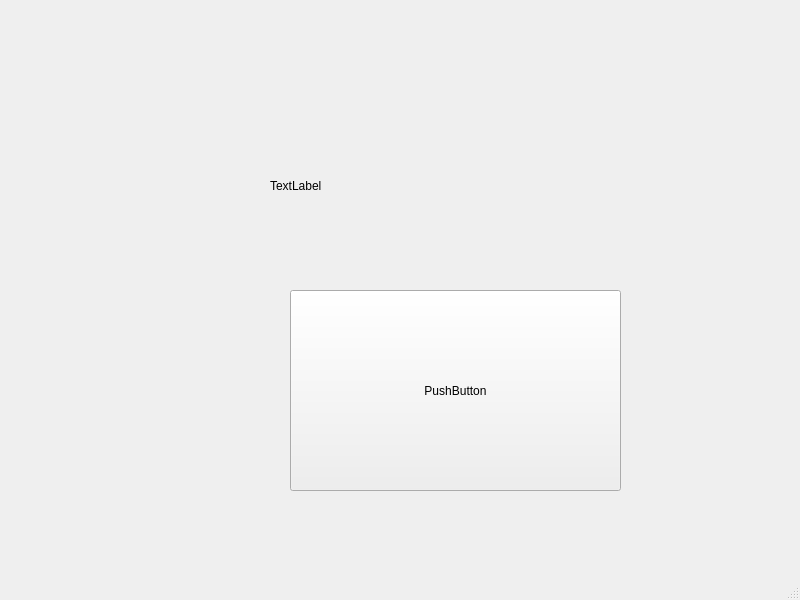
<?xml version="1.0" encoding="UTF-8"?>
<ui version="4.0">
 <class>MainWindow</class>
 <widget class="QMainWindow" name="MainWindow">
  <property name="geometry">
   <rect>
    <x>0</x>
    <y>0</y>
    <width>800</width>
    <height>600</height>
   </rect>
  </property>
  <property name="windowTitle">
   <string>MainWindow</string>
  </property>
  <widget class="QWidget" name="centralwidget">
   <widget class="QLabel" name="label">
    <property name="geometry">
     <rect>
      <x>270</x>
      <y>120</y>
      <width>201</width>
      <height>131</height>
     </rect>
    </property>
    <property name="text">
     <string>TextLabel</string>
    </property>
   </widget>
   <widget class="QPushButton" name="pushButton">
    <property name="geometry">
     <rect>
      <x>290</x>
      <y>290</y>
      <width>331</width>
      <height>201</height>
     </rect>
    </property>
    <property name="text">
     <string>PushButton</string>
    </property>
   </widget>
  </widget>
  <widget class="QMenuBar" name="menubar">
   <property name="geometry">
    <rect>
     <x>0</x>
     <y>0</y>
     <width>800</width>
     <height>22</height>
    </rect>
   </property>
  </widget>
  <widget class="QStatusBar" name="statusbar"/>
 </widget>
 <resources/>
 <connections/>
</ui>
